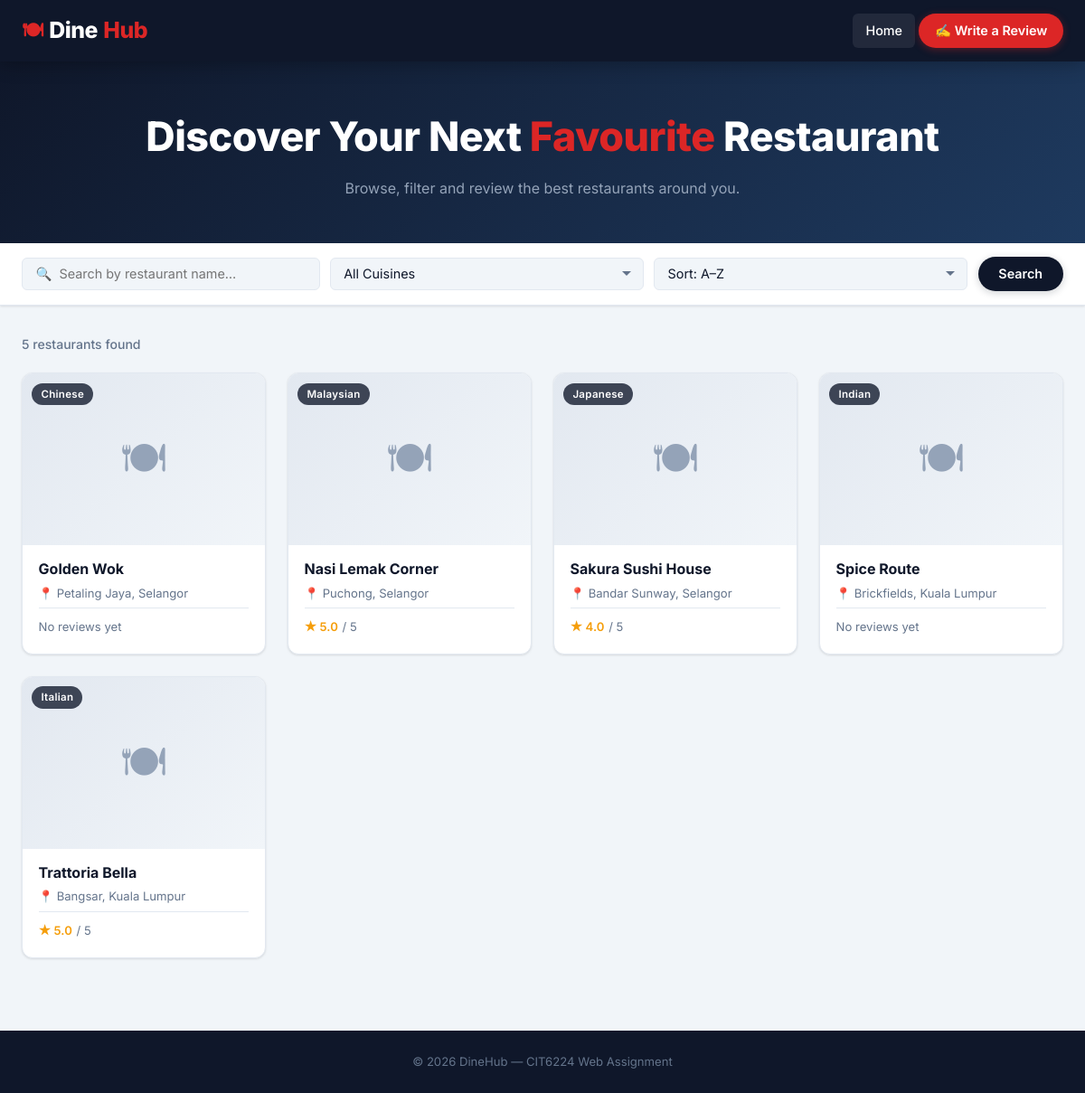
The page / on the database its author committed.
### tables this page shows
CREATE TABLE IF NOT EXISTS restaurants (
    id INT AUTO_INCREMENT PRIMARY KEY,
    name VARCHAR(100) NOT NULL,
    cuisine_type VARCHAR(50) NOT NULL,
    location VARCHAR(150) NOT NULL,
    description TEXT,
    opening_hours VARCHAR(100),
    image VARCHAR(255) DEFAULT 'default.jpg',
    created_at TIMESTAMP DEFAULT CURRENT_TIMESTAMP
);

### index.php (the view, shortened to what this page needs)
<?php
require_once 'db.php';
$search  = isset($_GET['search'])  ? trim($_GET['search'])  : '';
$sort    = isset($_GET['sort'])    ? trim($_GET['sort'])    : 'name_asc';
$conditions = [];
$params     = [];
$where = count($conditions) > 0
    ? 'WHERE ' . implode(' AND ', $conditions)
    : '';
$orderBy = match($sort) {
    'rating_desc' => 'avg_rating DESC NULLS LAST',
    'name_asc'    => 'r.name ASC',
    default       => 'r.name ASC',
};
$sql = "
    SELECT r.id, r.name, r.cuisine_type, r.location, r.image,
           ROUND(avg_sub.avg_rating, 1) AS avg_rating
    FROM   restaurants r
    LEFT JOIN (
        SELECT restaurant_id, AVG(rating) AS avg_rating
        FROM   reviews
        GROUP  BY restaurant_id
    ) avg_sub ON avg_sub.restaurant_id = r.id
    $where
    ORDER BY $orderBy
";
$stmt = $pdo->prepare($sql);
$stmt->execute($params);
$restaurants = $stmt->fetchAll();
$activePage = 'home';
require_once 'includes/header.php';
?>
<section class="hero">
    <h1>Discover Your Next <span>Favourite</span> Restaurant</h1>
    <p>Browse, filter and review the best restaurants around you.</p>
</section>
<div class="filter-bar">
    <form class="filter-inner" method="get" action="index.php">
        <input type="text"
               name="search"
               placeholder="🔍  Search by restaurant name…"
               value="<?= htmlspecialchars($search) ?>">
        <select name="cuisine">
            <option value="">All Cuisines</option>
        </select>
        <select name="sort">
            <option value="name_asc"    <?= $sort === 'name_asc'    ? 'selected' : '' ?>>Sort: A–Z</option>
        </select>
        <button type="submit" class="btn btn-search">Search</button>
    </form>
</div>
<div class="main-container">
    <div class="results-meta">
        <span class="count">
            <?= count($restaurants) ?> restaurant<?= count($restaurants) !== 1 ? 's' : '' ?> found
        </span>
    </div>
    <?php if (count($restaurants) === 0): ?>
        <div class="empty-state">
            <div class="empty-icon">🍽</div>
            <h3>No restaurants found</h3>
            <p>Try a different search term or <a href="index.php">clear all filters</a>.</p>
        </div>
    <?php else: ?>
        <div class="card-grid">
            <?php foreach ($restaurants as $row): ?>
                <a class="card" href="restaurant.php?id=<?= (int) $row['id'] ?>">
                    <div class="card-img-wrap">
                        <?php if (!empty($row['image']) && file_exists(__DIR__ . '/uploads/' . $row['image'])): ?>
                            <img src="uploads/<?= htmlspecialchars($row['image']) ?>"
                                 alt="<?= htmlspecialchars($row['name']) ?>">
                        <?php else: ?>
                            <div class="no-image">🍽</div>
                        <?php endif; ?>
                        <span class="card-badge"><?= htmlspecialchars($row['cuisine_type']) ?></span>
                    </div>
                    <div class="card-body">
                        <div class="card-name"><?= htmlspecialchars($row['name']) ?></div>
                        <div class="card-location">
                            📍 <?= htmlspecialchars($row['location']) ?>
                        </div>
                        <div class="card-rating">
                            <?php if ($row['avg_rating'] !== null): ?>
                                ★ <?= $row['avg_rating'] ?> <span style="color:var(--text-muted);font-weight:400">/ 5</span>
                            <?php else: ?>
                                <span class="no-rating">No reviews yet</span>
                            <?php endif; ?>
                        </div>
                    </div>
                </a>
            <?php endforeach; ?>
        </div>
    <?php endif; ?>
</div>
<?php require_once 'includes/footer.php'; ?>

### includes/header.php (shortened to what this page needs)
<!DOCTYPE html>
<html lang="en">
<head>
    <link rel="stylesheet" href="style.css">
</head>
<body>
<nav class="navbar" id="navbar">
    <div class="nav-container">
        <a class="nav-logo" href="index.php">
            <span class="logo-icon">🍽</span>
            Dine<span>Hub</span>
        </a>
        <ul class="nav-links" id="navLinks" role="list">
            <li>
                <a href="index.php"
                   class="<?= ($activePage ?? '') === 'home' ? 'active' : '' ?>">
                    Home
                </a>
            </li>
            <li>
                <a href="submit-review.php"
                   class="nav-btn <?= ($activePage ?? '') === 'review' ? 'active' : '' ?>">
                    ✍ Write a Review
                </a>
            </li>
        </ul>
    </div>
</nav>

### includes/footer.php (shortened to what this page needs)
<footer style="
    background: var(--navy);
    color: #64748b;
    text-align: center;
    padding: 1.5rem;
    font-size: 0.82rem;
    margin-top: 3rem;
">
    &copy; <?= date('Y') ?> DineHub &mdash; CIT6224 Web Assignment
</footer>
</body>
</html>

### rows shown on the page
restaurants: cuisine_type "Chinese", name "Golden Wok", location "Petaling Jaya, Selangor", shows "No reviews yet"
restaurants: cuisine_type "Malaysian", name "Nasi Lemak Corner", location "Puchong, Selangor", avg_rating "5.0"
restaurants: cuisine_type "Japanese", name "Sakura Sushi House", location "Bandar Sunway, Selangor", avg_rating "4.0"
restaurants: cuisine_type "Indian", name "Spice Route", location "Brickfields, Kuala Lumpur", shows "No reviews yet"
restaurants: cuisine_type "Italian", name "Trattoria Bella", location "Bangsar, Kuala Lumpur", avg_rating "5.0"

### other values the page prints
count($restaurants) "5"
